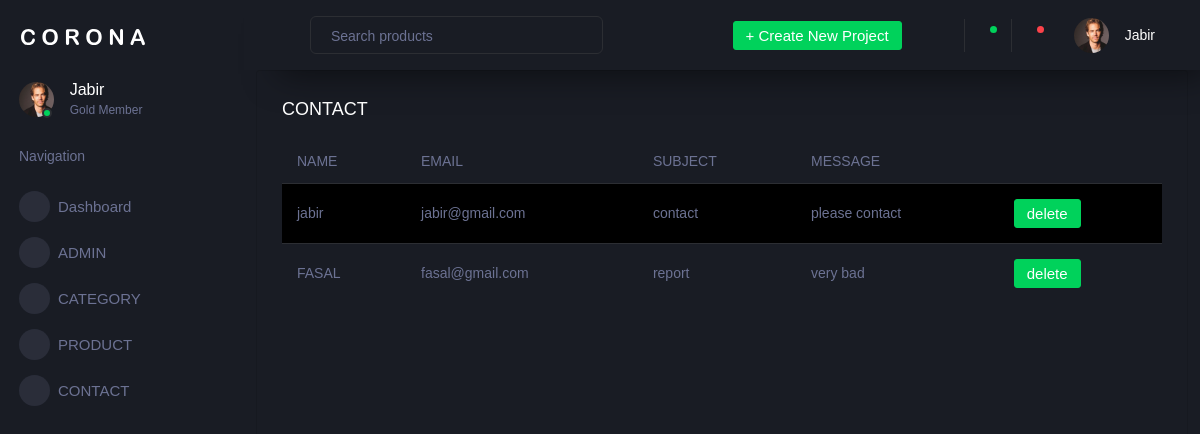
The page /backend/displaycontact/ on the database its author committed.
### backend/models.py (models this page shows)
class contactdb(models.Model):
    Name=models.CharField(max_length=100,null=True,blank=True)
    Email=models.EmailField(null=True,blank=True)
    Subject=models.CharField(max_length=100,null=True,blank=True)
    Message=models.CharField(max_length=100,null=True,blank=True)

### backend/views.py (the view)
# urls.py: path('displaycontact/',views.displaycontact,name="displaycontact"),
def displaycontact(req):
    data = contactdb.objects.all()
    return render(req,"contactdisplay.html",{'data':data})

### backend/templates/contactdisplay.html (shortened to what this page needs)
<!DOCTYPE html>
{% extends 'index.html' %}
{% block content %}
<html lang="en">
<head>
</head>
<body>
<div class="col-lg-12 grid-margin stretch-card">
                <div class="card">
                  <div class="card-body">
                    <h4 class="card-title">CONTACT</h4>
                    <div class="table-responsive">
                      <table class="table table-striped">
                        <thead>
                          <tr>
                            <th> NAME </th>
                            <th> EMAIL </th>
                            <th> SUBJECT </th>
                            <th> MESSAGE </th>
                          </tr>
                        </thead>
                        <tbody>
                        {% for d in data %}
                          <tr>
                            <td>{{ d.Name }}</td>
                            <td>{{ d.Email }}</td>
                            <td>{{ d.Subject }} </td>
                            <td>{{ d.Message }}</td>
                            <td>
                              <form action="{% url 'deletecontact' dataid=d.id %}">
                              <button type="submit" class="btn btn-success">delete </button>
                              </form>
                            </td>
                          </tr>
                        {% endfor %}
                        </tbody>
                      </table>
                    </div>
                  </div>
                </div>
              </div>
</body>
</html>
{% endblock %}

### rows shown on the page
contactdb: Name "jabir", Email "jabir@gmail.com", Subject "contact", Message "please contact"
contactdb: Name "FASAL", Email "fasal@gmail.com", Subject "report", Message "very bad"
